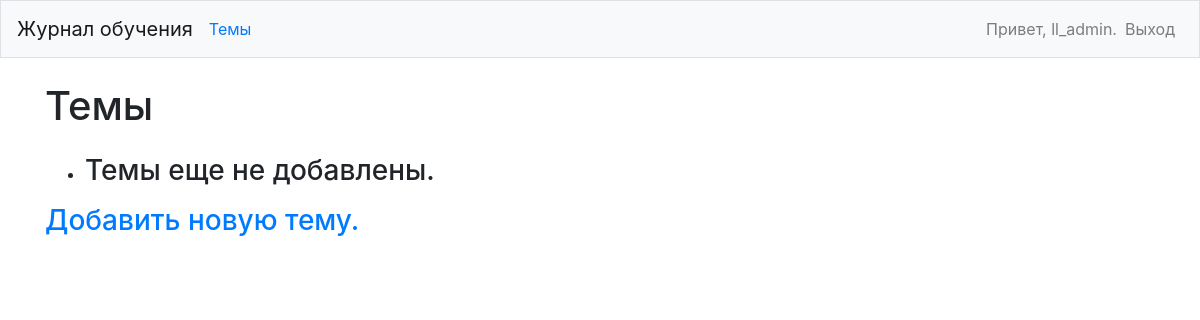
Page /topics/ (signed in) on the earlier database version.
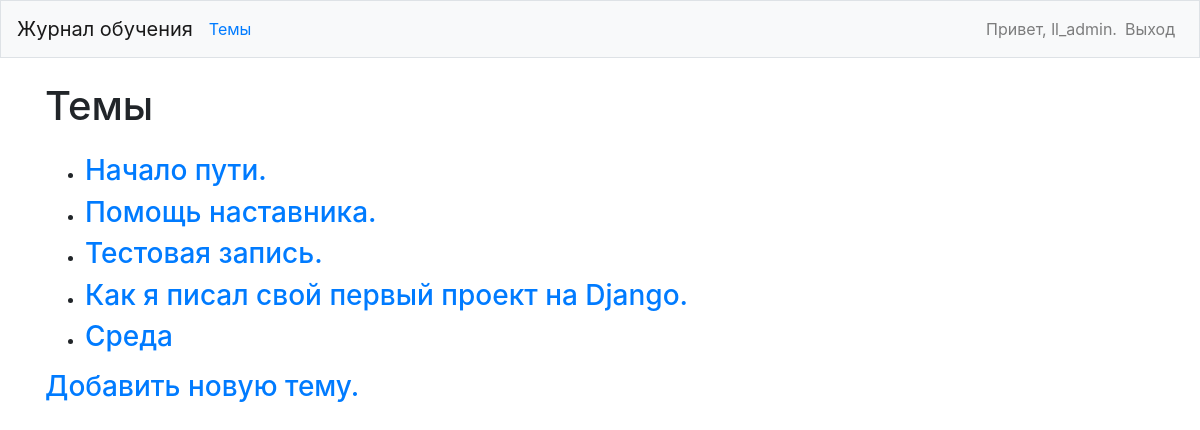
Same page on the later database version.
### learning_logs/models.py (models this page shows)
class Topic(models.Model):
	text = models.CharField(max_length=200)
	date_added = models.DateTimeField(auto_now_add=True)
	owner = models.ForeignKey(User, on_delete=models.CASCADE)
	def __str__(self):
		return self.text

### learning_logs/views.py (the view)
# urls.py: path('topics/', views.topics, name='topics'),
@login_required
def topics(request):
    topics = Topic.objects.filter(owner=request.user).order_by('date_added')
    context = {'topics': topics}
    return render(request, 'learning_logs/topics.html', context)

### learning_logs/templates/learning_logs/topics.html
{% extends 'learning_logs/base.html' %}
{% block page_header %}
  <h1>Темы</h1>
{% endblock page_header %}
{% block content%}
  <ul>
    {% for topic in topics %}
      <li><h3>
        <a href="{% url 'learning_logs:topic' topic.id %}">{{ topic }}</a>
      </h3></li>
    {% empty %}
    <li><h3>Темы еще не добавлены.</h3></li>
    {% endfor %}
  </ul>
  <h3><a href="{% url 'learning_logs:new_topic' %}">Добавить новую тему.</h3>
{% endblock content %}

### learning_logs/templates/learning_logs/base.html (shortened to what this page needs)
{% load bootstrap4 %}
<!doctype html>
<html lang="ru">
    <head>
        {% bootstrap_css %}
    </head>
    <body>
        <nav class="navbar navbar-expand-md navbar-light bg-light mb-4 border">
            <a class="navbar-brand" href="{% url 'learning_logs:index' %}">
                Журнал обучения</a>
            <div class="collapse navbar-collapse" id="navbarCollapse">
                <ul class="navbar-nav mr-auto">
                    <li class="nav-item">
                        <a class="'nav-link" href="{% url 'learning_logs:topics' %}">
                            Темы</a></li>
                </ul>
                <ul class="navbar-nav ml-auto">
                    {% if user.is_authenticated %}
                    <li class="nav-item">
                        <span class="navbar-text"}"> Привет, {{ user.username }}.</span>
                    </li>
                    <li class="nav-item">
                        <a class="nav-link" href="{% url 'users:logout' %}">Выход</a></li>
                    {% else %}
                    <li class="nav-item">
                        <a class="nav-link" href="{% url 'users:register' %}">Регистрация</a></li>
                    <li class="nav-item">
                        <a class="nav-link" href="{% url 'users:login' %}">Вход</a></li>
                    {% endif %}
                </ul>
            </div>
        </nav>
        <main role="main" class="container">
            <div class="pb-2 mb-2 borber-bottom">
                {% block page_header %}{% endblock page_header %}
            </div>
            <div>
                {% block content %}{% endblock content %}
            </div>
        </main>
    </body>
</html>

Differences in the rows shown:
now on this page (row edited): Topic: text "Начало пути."
now on this page (row edited): Topic: text "Помощь наставника."
now on this page (row edited): Topic: text "Тестовая запись."
now on this page (row edited): Topic: text "Как я писал свой первый проект на Django."
now on this page (row edited): Topic: text "Среда"
Other differences:
text no longer shown: "Темы еще не добавлены."
